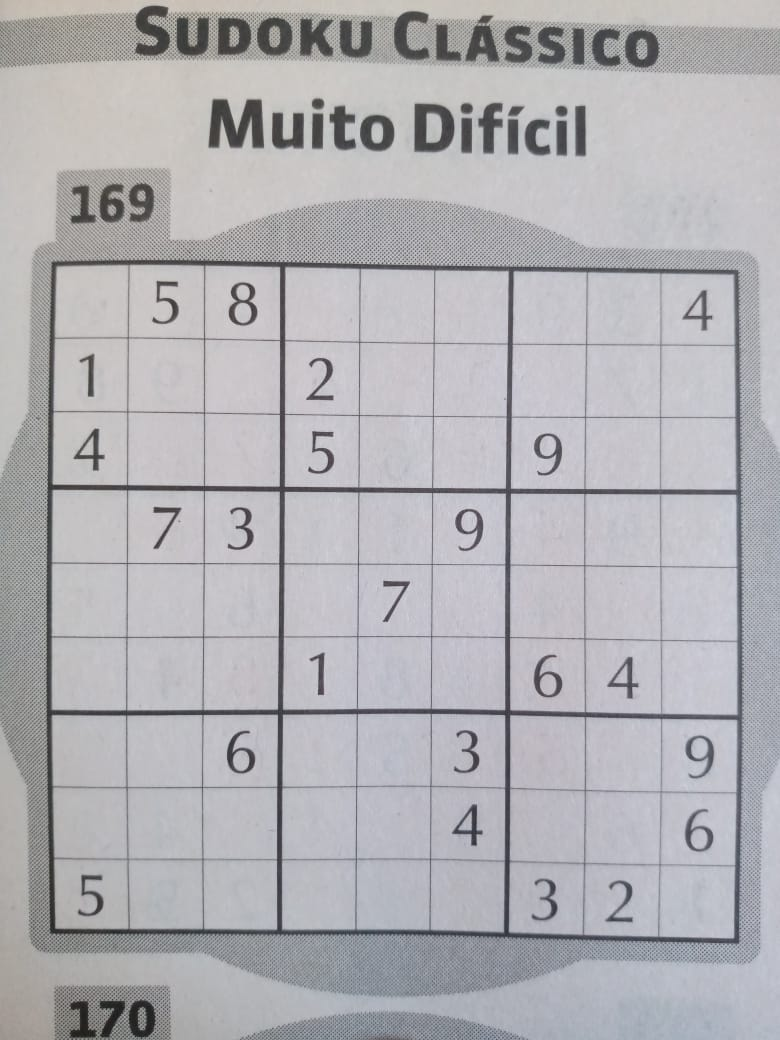
#> input picture Modelo1.jpeg, 780 x 1040 px
$ python -i Func.py   (imports and definitions only)
#> lines starting #> are read from the running program, lines starting #| are printed output that depends on the picture; after the words box and inside, x2 and y2 are one past the last pixel; in counts of white or black regions, pixels touching at a corner belong together
from imutils import contours
import imutils
import numpy as np
import cv2

def getLines(img):
	#Coloca linhas mais acentuadas
	cv2.rectangle(img, (0,0), (img.shape[1],img.shape[0]), (0,0,0), 1)
	th = cv2.adaptiveThreshold(img, 255, cv2.ADAPTIVE_THRESH_MEAN_C, cv2.THRESH_BINARY, 5, 2)
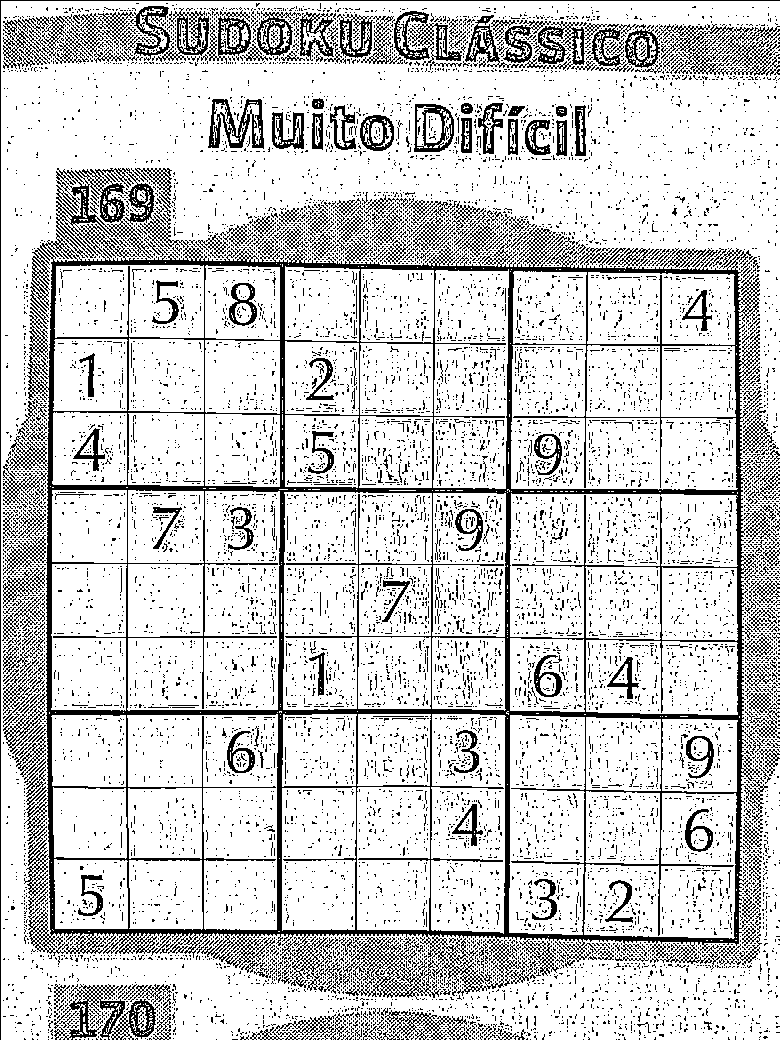
#> th: shape (1040, 780); 81.2% white; black in thin lines or dots
	edges = cv2.Canny(th, 50,150, apertureSize=3)
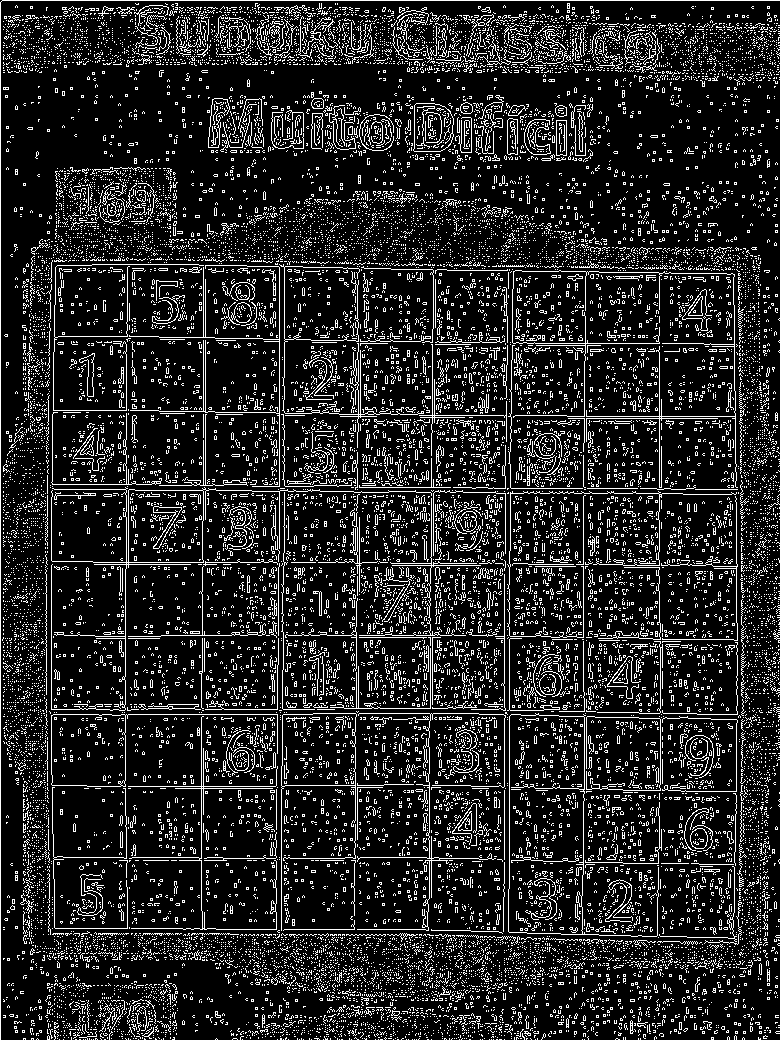
#> edges: shape (1040, 780); 14.4% white in thin lines or dots
	lines = cv2.HoughLinesP(edges, 1, np.pi/180, threshold = 100, minLineLength= 75, maxLineGap=4)
#> lines = 59 rows, first 6: [0, 1039, 0, 2], [2, 0, 779, 0], [504, 896, 504, 568], [659, 511, 659, 342], [604, 272, 717, 273], [509, 709, 509, 551]

	for line in lines:
		x1,y1,x2,y2 = line[0]
		if(abs(y1-y2) < 10):
			cv2.line(th, (0,y1), (500,y2),(0), 1)
#> this loop made 59 passes
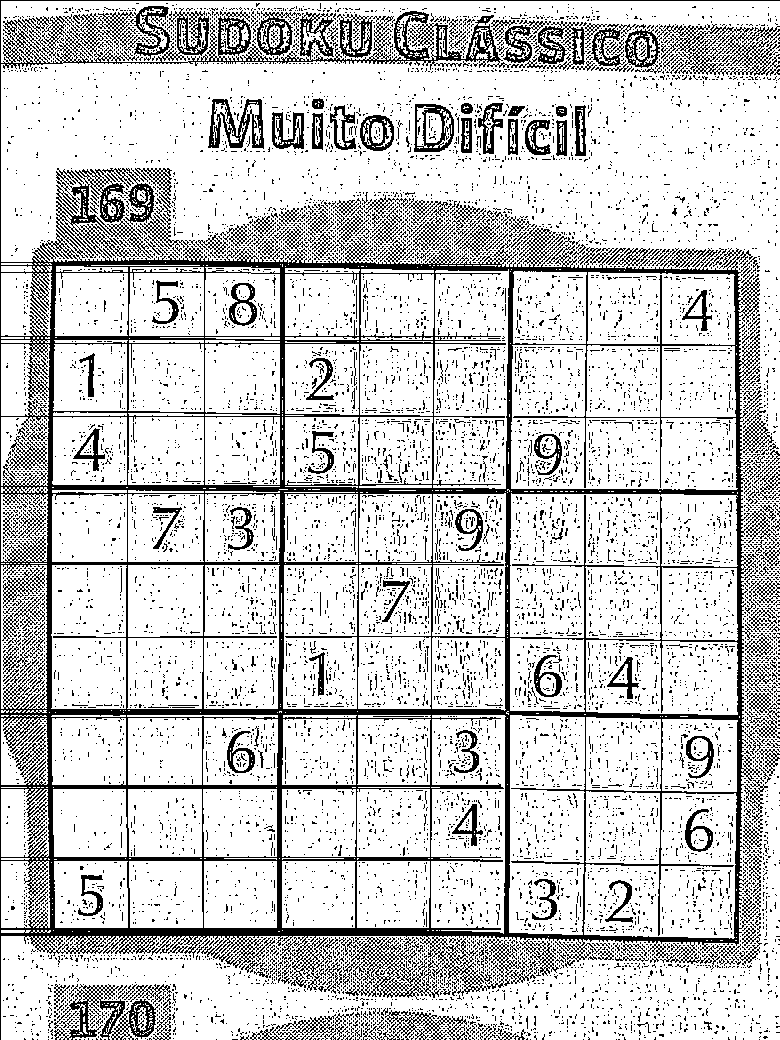
#> th: shape (1040, 780); 80.2% white; black in thin lines or dots

	#Usa o métode erode no sentido horizontal
	kernel = np.ones((1,3), np.uint8)
	th = cv2.erode(th, kernel, iterations=2)
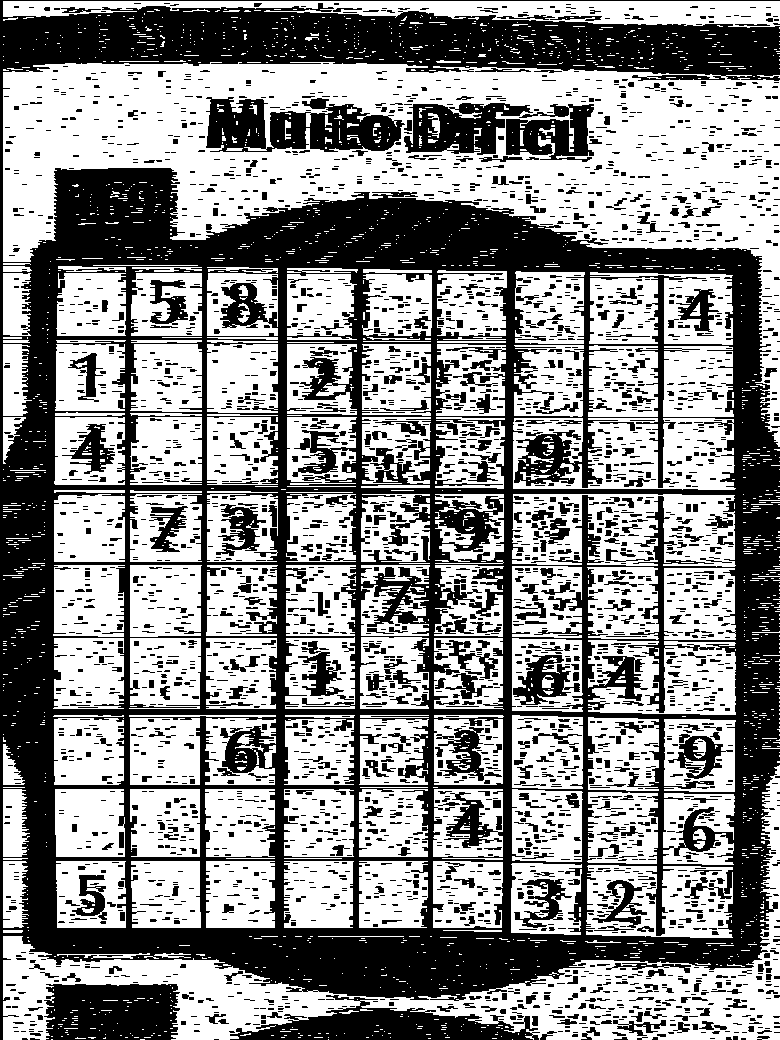
#> th: shape (1040, 780); 55.9% white; 3454 black regions (2554 under 20 px), largest, box (x1, y1, x2, y2) and area: (0, 0, 780, 1040) 256382, (206, 97, 405, 152) 7006, (44, 984, 180, 1040) 6836

	linesY = []
	h, w = img.shape
	print(img.shape)
#| (1040, 780)
	i=0
	while(i<h):
		cont = 0
		for j in range(w):
			if(th[i][j]==0):
				cont+=1
		if(w//(1.1)<=cont):
			linesY.append(i)
			i+=h//12
		i+=1

	linesImg = []

	for i in range(1, len(linesY)):
		linesImg.append(img[linesY[i-1]:linesY[i],:])
#> after the loop, linesImg = 4 items
	return linesImg

# [53 lines left out: functions getNumbers, cleanSquare, not called in this run]

>>> import cv2
>>> picture = cv2.imread('Modelo1.jpeg', cv2.IMREAD_GRAYSCALE)
>>> result = getLines(picture)
#> result = 4 items

$ run again, on Modelo3.jpg
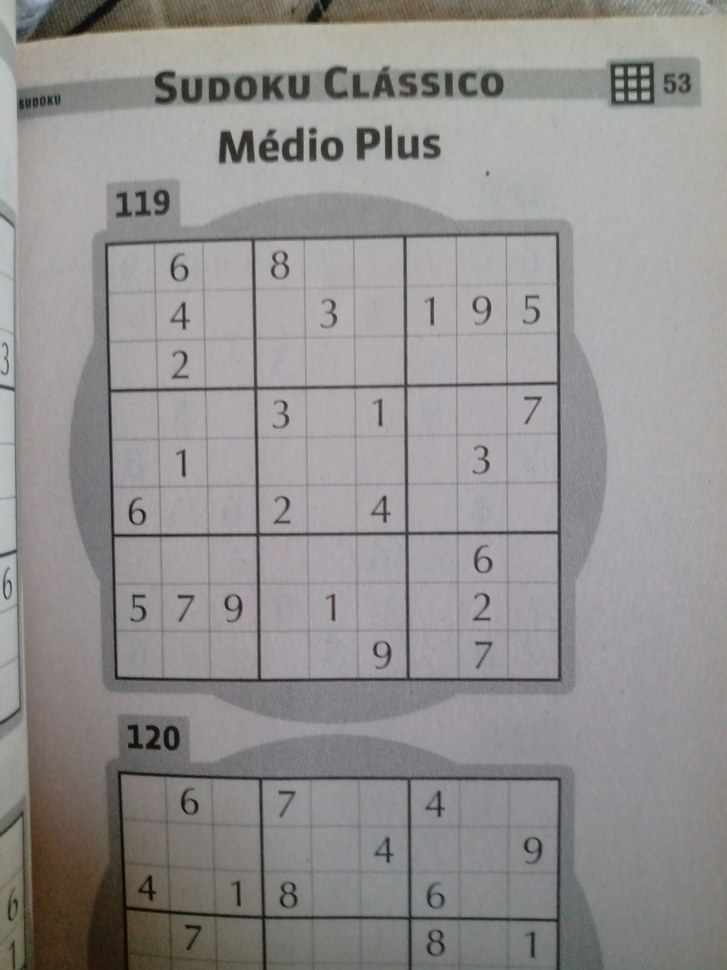
#> input picture Modelo3.jpg, 727 x 970 px, shrunk from 3120 x 4160 before the run
#> in getLines, `edges = cv2.Canny(th, 50,150, apertureSize=3)`:
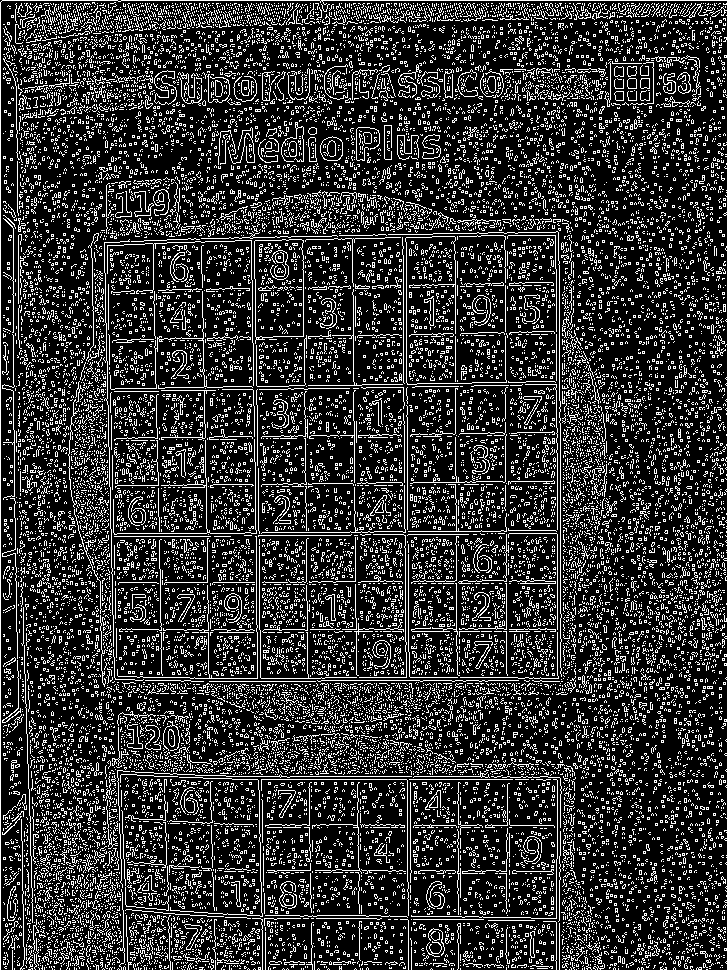
#> edges: shape (970, 727); 19.6% white in thin lines or dots
#> lines = 48 rows, first 6: [0, 969, 0, 2], [2, 0, 726, 0], [560, 673, 560, 418], [201, 234, 202, 317], [232, 779, 574, 779], [155, 336, 156, 427]
#> the loop in getLines, `for line in lines:` made 48 passes
#> in getLines, `th = cv2.erode(th, kernel, iterations=2)`:
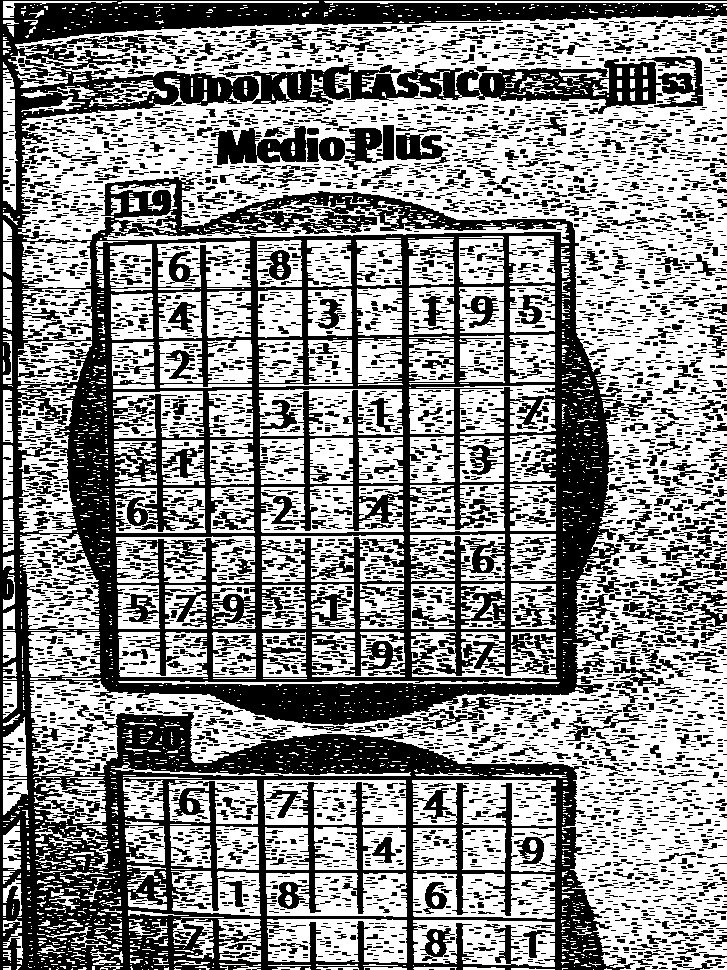
#> th: shape (970, 727); 54.9% white; 5116 black regions (3844 under 20 px), largest, box (x1, y1, x2, y2) and area: (0, 0, 727, 970) 203811, (219, 59, 663, 114) 9985, (211, 126, 319, 165) 2594
#| (970, 727)
#> after the loop in getLines, `for i in range(1, len(linesY)):`: linesImg = 1 item

$ run again, on Modelo5.jpg
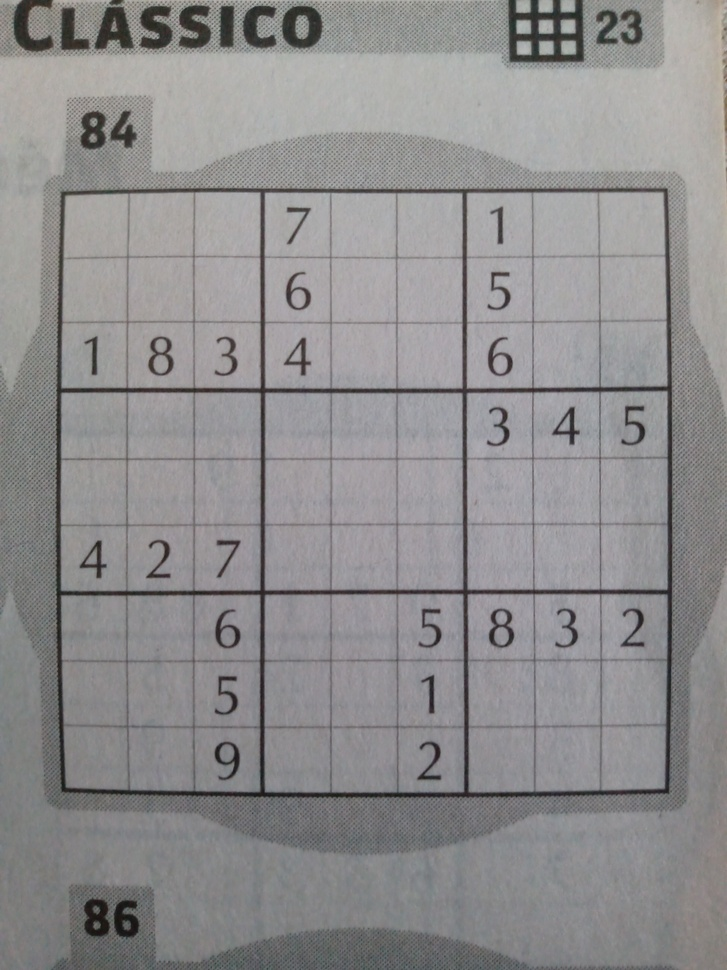
#> input picture Modelo5.jpg, 727 x 970 px, shrunk from 3120 x 4160 before the run
#> in getLines, `edges = cv2.Canny(th, 50,150, apertureSize=3)`:
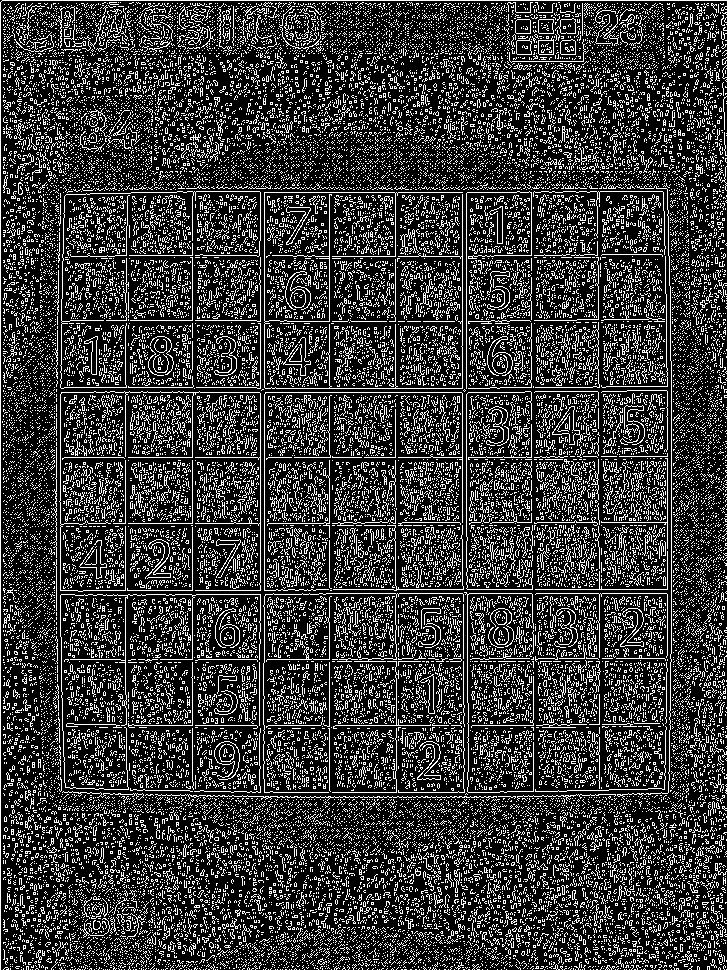
#> edges: shape (970, 727); 22.3% white in thin lines or dots
#> lines = 47 rows, first 6: [0, 969, 0, 2], [2, 0, 726, 0], [329, 587, 329, 168], [264, 387, 264, 175], [192, 809, 192, 376], [395, 624, 395, 182]
#> the loop in getLines, `for line in lines:` made 47 passes
#> in getLines, `th = cv2.erode(th, kernel, iterations=2)`:
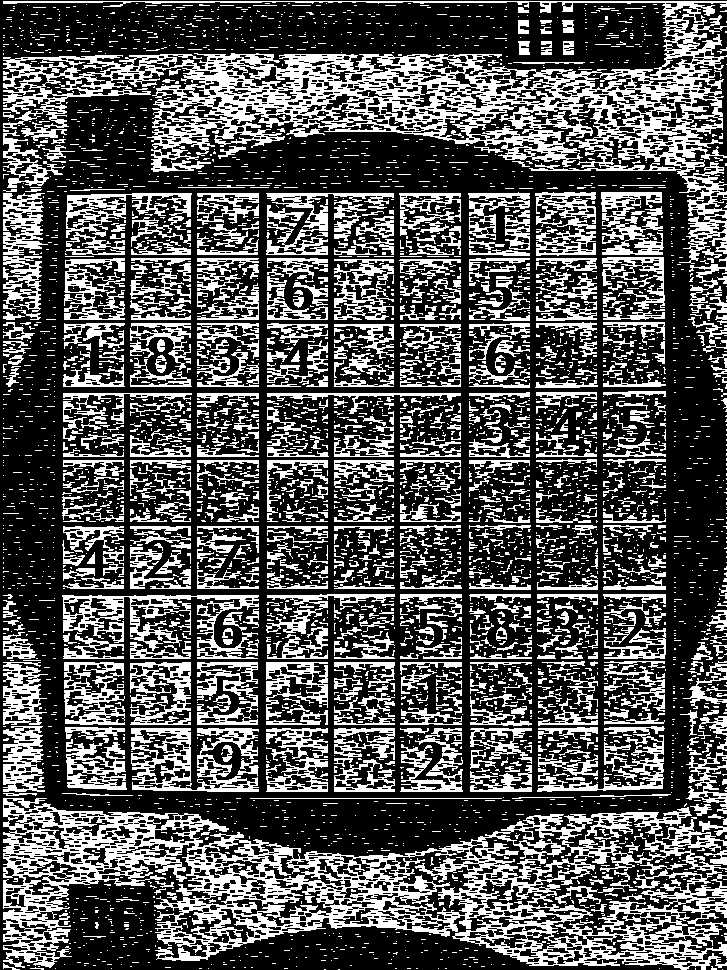
#> th: shape (970, 727); 33.2% white; 4542 white regions (3719 under 20 px), largest, box (x1, y1, x2, y2) and area: (3, 798, 727, 970) 41655, (3, 1, 727, 264) 38723, (62, 595, 259, 659) 4012
#| (970, 727)
#> after the loop in getLines, `for i in range(1, len(linesY)):`: linesImg = 7 items
